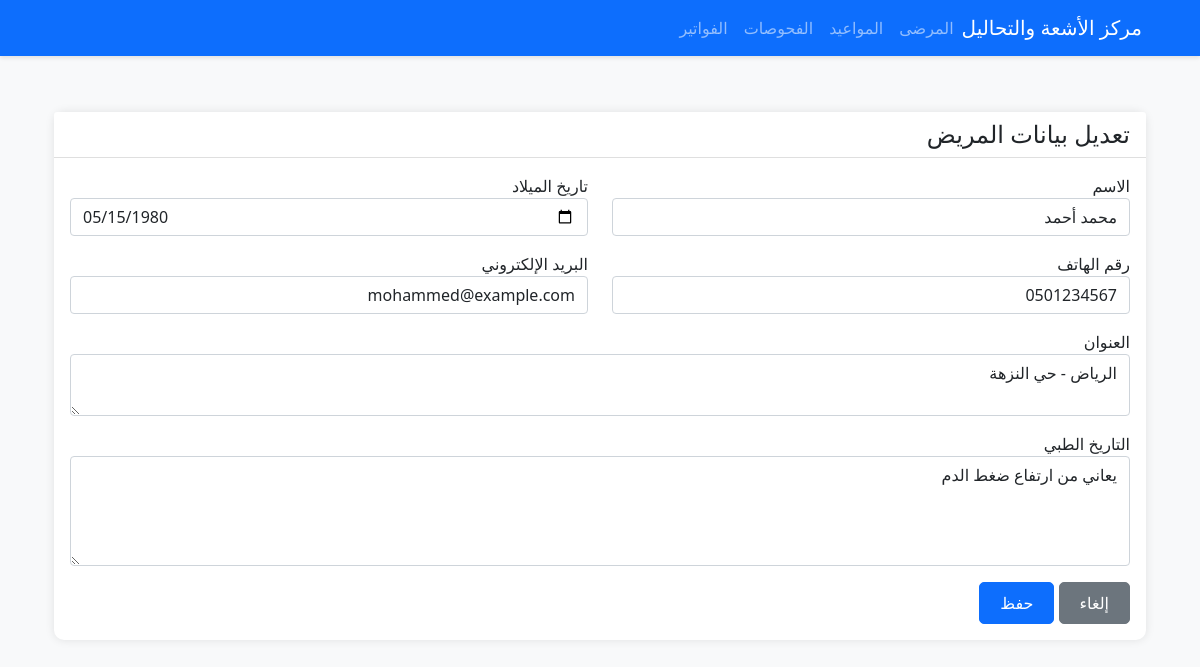
The app's page /patients/1/edit (signed in) with its own data.
### models.py (models this page shows)
class Patient(db.Model):
    id = db.Column(db.Integer, primary_key=True)
    name = db.Column(db.String(100), nullable=False)
    phone = db.Column(db.String(20))
    email = db.Column(db.String(120))
    birth_date = db.Column(db.Date)
    address = db.Column(db.Text)
    medical_history = db.Column(db.Text)
    created_at = db.Column(db.DateTime, default=datetime.utcnow)
    examinations = db.relationship('Examination', backref='patient', lazy=True)
    invoices = db.relationship('Invoice', backref='patient', lazy=True)

### routes/patients.py (the view)
@patients_bp.route('/patients/<int:id>/edit', methods=['GET', 'POST'])
@login_required
def edit(id):
    patient = Patient.query.get_or_404(id)
    form = PatientForm(obj=patient)
    if form.validate_on_submit():
        form.populate_obj(patient)
        db.session.commit()
        flash('تم تحديث بيانات المريض بنجاح', 'success')
        return redirect(url_for('patients.view', id=patient.id))
    return render_template('patients/edit.html', form=form, patient=patient, today=date.today())

### forms.py
class PatientForm(FlaskForm):
    name = StringField('الاسم', validators=[DataRequired(), Length(min=2, max=100)])
    birth_date = DateField('تاريخ الميلاد', validators=[Optional()])
    phone = StringField('رقم الهاتف', validators=[Optional(), Length(max=20)])
    email = StringField('البريد الإلكتروني', validators=[Optional(), Email()])
    address = TextAreaField('العنوان', validators=[Optional(), Length(max=200)])
    medical_history = TextAreaField('التاريخ الطبي', validators=[Optional()])
    submit = SubmitField('حفظ')

### app.py (called while the page is built)
@login_manager.user_loader
def load_user(user_id):
    return User.query.get(int(user_id))

### templates/patients/edit.html (shortened to what this page needs)
{% extends "base.html" %}
{% block content %}
<div class="container-fluid py-4">
    <div class="row">
        <div class="col-12">
            <div class="card mb-4">
                <div class="card-header pb-0">
                    <h4>تعديل بيانات المريض</h4>
                </div>
                <div class="card-body">
                    <form method="POST">
                        <div class="row">
                            <div class="col-md-6">
                                <div class="form-group mb-3">
                                    {{ form.name.label(class="form-control-label") }}
                                    {{ form.name(class="form-control") }}
                                </div>
                            </div>
                            <div class="col-md-6">
                                <div class="form-group mb-3">
                                    {{ form.birth_date.label(class="form-control-label") }}
                                    {{ form.birth_date(class="form-control", type="date") }}
                                </div>
                            </div>
                        </div>
                        <div class="row">
                            <div class="col-md-6">
                                <div class="form-group mb-3">
                                    {{ form.phone.label(class="form-control-label") }}
                                    {{ form.phone(class="form-control") }}
                                </div>
                            </div>
                            <div class="col-md-6">
                                <div class="form-group mb-3">
                                    {{ form.email.label(class="form-control-label") }}
                                    {{ form.email(class="form-control") }}
                                </div>
                            </div>
                        </div>
                        <div class="row">
                            <div class="col-12">
                                <div class="form-group mb-3">
                                    {{ form.address.label(class="form-control-label") }}
                                    {{ form.address(class="form-control", rows=2) }}
                                </div>
                            </div>
                        </div>
                        <div class="row">
                            <div class="col-12">
                                <div class="form-group mb-3">
                                    {{ form.medical_history.label(class="form-control-label") }}
                                    {{ form.medical_history(class="form-control", rows=4) }}
                                </div>
                            </div>
                        </div>
                        <div class="row">
                            <div class="col-12 text-end">
                                <a href="{{ url_for('patients.view', id=patient.id) }}" class="btn btn-secondary">إلغاء</a>
                                {{ form.submit(class="btn btn-primary") }}
                            </div>
                        </div>
                    </form>
                </div>
            </div>
        </div>
    </div>
</div>
{% endblock %}

### static/css/style.css (style rules this page uses)
body { font-family: 'Segoe UI', Tahoma, Geneva, Verdana, sans-serif; background-color: #f8f9fa; }
.card { border: none; border-radius: 10px; box-shadow: 0 0 10px rgba(0,0,0,.1); margin-bottom: 20px; transition: transform 0.3s ease; }
.card-header { background-color: #fff; border-bottom: 1px solid rgba(0,0,0,.125); border-top-left-radius: 10px; border-top-right-radius: 10px; }
.btn { border-radius: 5px; padding: 8px 20px; }

### templates/base.html (style rules this page uses)
body { font-family: 'Segoe UI', Tahoma, Geneva, Verdana, sans-serif; }

### records on screen
Patient: name "محمد أحمد", birth_date "05/15/1980", phone "0501234567", email "mohammed@example.com", address "الرياض - حي النزهة", medical_history "يعاني من ارتفاع ضغط الدم"
